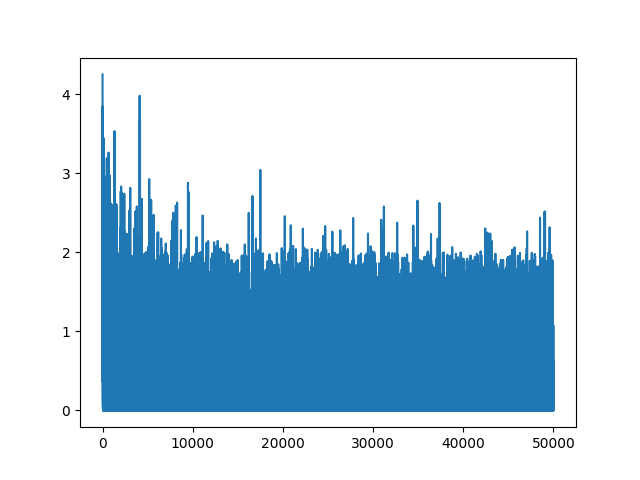

The script that saved this image:
import numpy as np
import tqdm
import random
from mpl_toolkits.mplot3d import Axes3D
import matplotlib.pyplot as plt
import os
import struct

def sigmoid(x): # 激活函数采用Sigmoid
    return 1 / (1 + np.exp(-x))


def sigmoid_derivative(x):	# Sigmoid的导数
    return sigmoid(x) * (1 - sigmoid(x))


class NeuralNetwork:	# 神经网络
    def __init__(self, layers):	# layers为神经元个数列表
        self.activation = sigmoid	# 激活函数
        self.activation_deriv = sigmoid_derivative	# 激活函数导数
        self.weights = []	# 权重列表
        self.bias = []	# 偏置列表
        for i in range(1, len(layers)):	# 正态分布初始化
            self.weights.append(np.random.randn(layers[i-1], layers[i]))
            self.bias.append(np.random.randn(layers[i]))

    def fit(self, x, y, learning_rate=0.2, epochs=5):	# 反向传播算法
        x = np.atleast_2d(x)
        n = len(y)	# 样本数
        y = np.array(y)
        loss=[]
        for k in range(epochs * 10000):	# 带进度条的训练过程
            print(k)
            a = [x[k]]	# 保存各层激活值的列表
            # 正向传播开始
            for lay in range(len(self.weights)):
                a.append(self.activation(np.dot(a[lay], self.weights[lay]) + self.bias[lay]))
            # 反向传播开始
            label=y[k]
            error = label - a[-1]	# 误差值
            loss.append(np.sum(error**2))
            deltas = [error * self.activation_deriv(a[-1])]	# 保存各层误差值的列表

            layer_num = len(a) - 2	# 导数第二层开始
            for j in range(layer_num, 0, -1):
                deltas.append(deltas[-1].dot(self.weights[j].T) * self.activation_deriv(a[j]))	# 误差的反向传播
            deltas.reverse()
            for i in range(len(self.weights)):	# 正向更新权值
                layer = np.atleast_2d(a[i])
                delta = np.atleast_2d(deltas[i])
                self.weights[i] += learning_rate * layer.T.dot(delta)
                self.bias[i] += learning_rate * deltas[i]
        plt.plot([i for i in range(len(loss))],loss)
        plt.savefig('./train2.png')
        plt.show()
    def predict(self, x):	# 预测
        a = np.array(x, dtype=np.float)
        for lay in range(0, len(self.weights)):	# 正向传播
            a = self.activation(np.dot(a, self.weights[lay]) + self.bias[lay])
        a = list(100 * a/sum(a))	# 改为百分比显示
        i = a.index(max(a))	# 预测值
        per = []	# 各类的置信程度
        for num in a:
            per.append(str(round(num, 2))+'%')
        return i, per

def onehot(targets):
    num = len(targets)
    result = np.zeros((num, 10))
    for i in range(num):
        result[i][targets[i]] = 1
    return result

def load_mnist(path='./mnist', kind='train'):
    """Load MNIST data from `path`"""
    labels_path = os.path.join(path, '%s-labels.idx1-ubyte' % kind)

    images_path = os.path.join(path, '%s-images.idx3-ubyte' % kind)

    with open(labels_path, 'rb') as lbpath:
        magic, n = struct.unpack('>II', lbpath.read(8))
        labels = np.fromfile(lbpath, dtype=np.uint8)
    # 读入magic是一个文件协议的描述,也是调用fromfile 方法将字节读入NumPy的array之前在文件缓冲中的item数(n).

    with open(images_path, 'rb') as imgpath:
        magic, num, rows, cols = struct.unpack('>IIII', imgpath.read(16))
        images = np.fromfile(imgpath, dtype=np.uint8).reshape(len(labels), 784)
    labels=onehot(labels)
    return images, labels

if __name__ == '__main__':

    mynet = NeuralNetwork([784,128,10])
    train_image, train_labels = load_mnist(path='./mnist', kind='train')
    test_image, test_labels = load_mnist(path='./mnist', kind='test')

    mynet.fit(train_image,train_labels)

